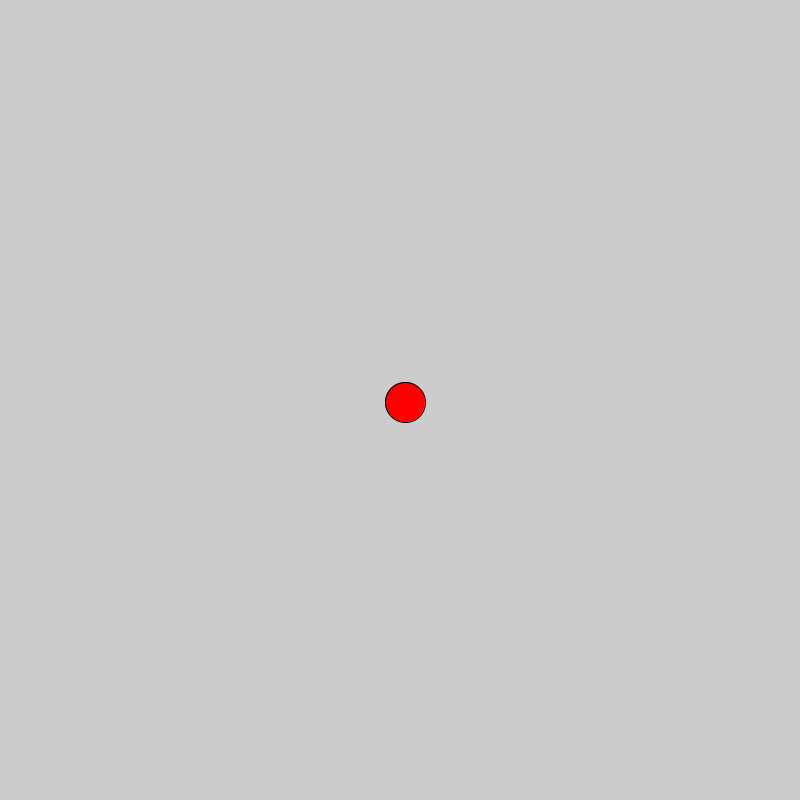
Frame 1 (no input)
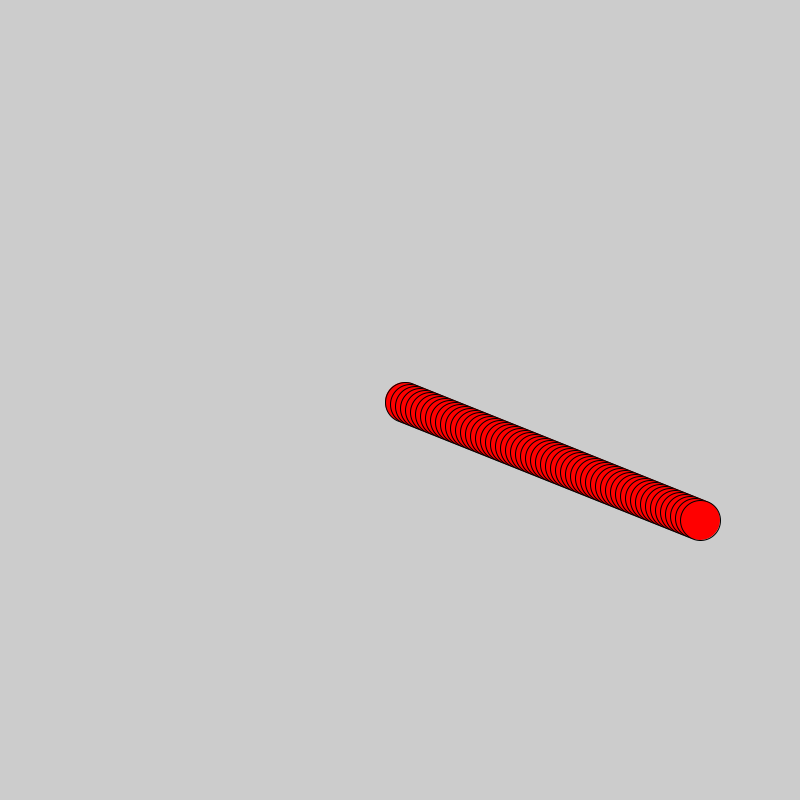
Frame 60 (the mouse pressed at the canvas centre just before this capture)
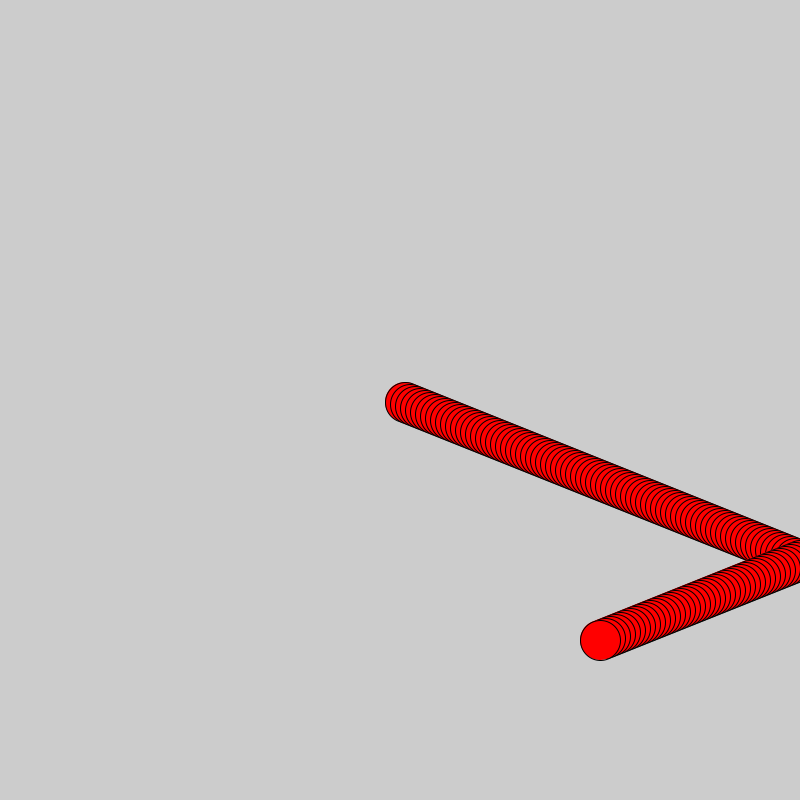
Frame 120 (the mouse held since frame 60 and released just before this capture)

The Processing sketch that drew these frames (run headless with seeded random() and noise(); from frame 60 on, the mouse is pressed at the canvas centre):

// Processing sketch: processing_161962
// ── processing_161962.pde

//variables
float x = 400;
float y = 400;
float speed = 5;
float radius = 20;
float offset = 2;

//setup
void setup()
{
  size(800,800);
  smooth();
  ellipseMode(RADIUS);
}

//drawing
void draw()
{
x += speed;
y += offset;
fill(255,0,0);
ellipse(x,y, radius, radius);

if(x >= 799)
  {
    speed = -(speed);
  }
if(x <= 1)
  {
    speed = -(speed);
  }
if(y >= 799)
  {
    offset -= 4;
  }
if(y <= 1)
  {
    offset += 4;
  }
}
